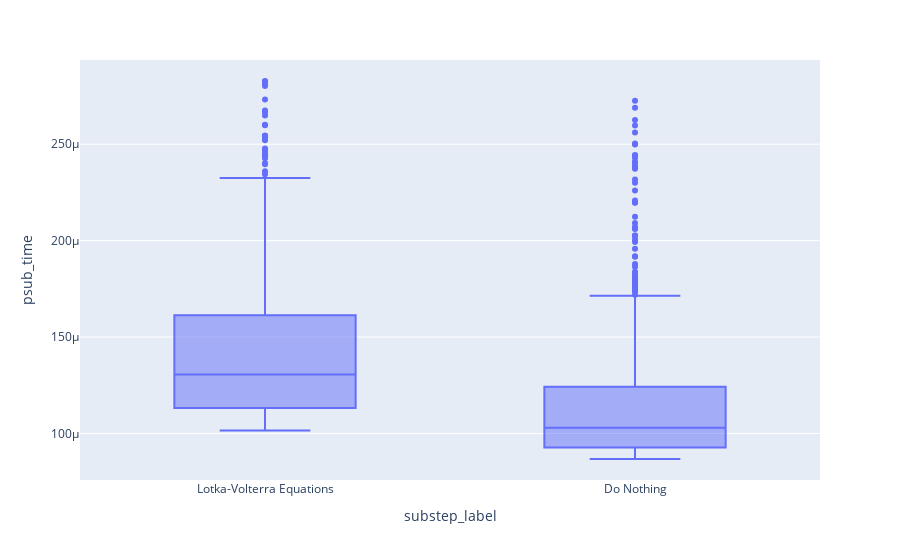

This figure's notebook cell:
### Code cell
visualize_substep_impact(df, relative=False)

### Figure 1 — Plotly figure (JSON) as saved in the notebook; plotly's stock layout.template omitted (floating-point values rounded to 4 significant figures; data arrays with more than 128 entries replaced by an {"elided": "..."} marker saying what was removed)
{"data": [{"alignmentgroup": "True", "hovertemplate": "substep_label=%{x}<br>psub_time=%{y}<extra></extra>", "legendgroup": "", "marker": {"color": "#636efa"}, "name": "", "notched": false, "offsetgroup": "", "orientation": "v", "showlegend": false, "type": "box", "x": {"elided": "1070 str values"}, "x0": " ", "xaxis": "x", "y": {"elided": "1070 float values"}, "y0": " ", "yaxis": "y"}], "layout": {"boxmode": "group", "legend": {"tracegroupgap": 0}, "margin": {"t": 60}, "xaxis": {"anchor": "y", "domain": [0, 1], "title": {"text": "substep_label"}}, "yaxis": {"anchor": "x", "domain": [0, 1], "title": {"text": "psub_time"}}}}
